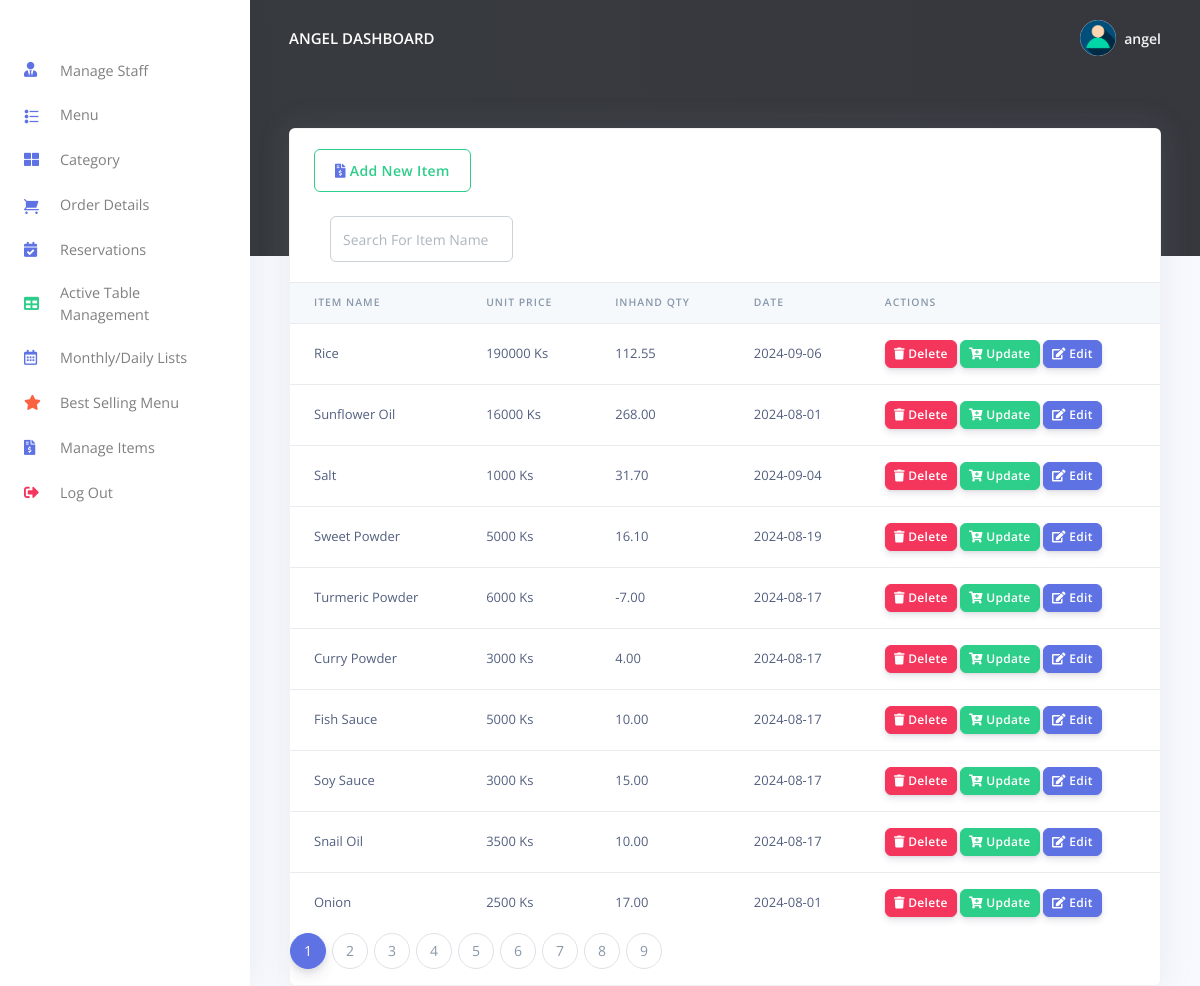
Page /admin/manage_item.php (signed in) on the committed database.
### tables this page shows
CREATE TABLE `system_admin` (
  `admin_id` int(10) UNSIGNED NOT NULL,
  `admin_name` varchar(50) NOT NULL,
  `admin_email` varchar(200) NOT NULL,
  `admin_password` varchar(50) NOT NULL
);

CREATE TABLE `inventory` (
  `item_id` int(11) NOT NULL,
  `item_name` varchar(100) NOT NULL,
  `unit_price` int(11) NOT NULL,
  `inhand_qty` decimal(5,2) NOT NULL
);

### admin/manage_item.php (the view, shortened to what this page needs)
<?php
include('config/config.php');
$limit = 10;
$page = isset($_GET['page']) ? intval($_GET['page']) : 1;
$offset = ($page - 1) * $limit;
$sql = "SELECT inventory.item_id, inventory.item_name, inventory.unit_price, inventory.inhand_qty, latest_inventory_use.max_date
        FROM inventory
        LEFT JOIN (
            SELECT item_id, MAX(qty_date) AS max_date
            FROM inventory_use
            GROUP BY item_id
        ) AS latest_inventory_use
        ON inventory.item_id = latest_inventory_use.item_id
        LIMIT ?, ?";
$stmt = $mysqli->prepare($sql);
$stmt->bind_param('ii', $offset, $limit);
$stmt->execute();
$result = $stmt->get_result();
$initial_data = "";
while ($prod = $result->fetch_object()) {
    $initial_data .= "<tr>
                        <td>{$prod->item_name}</td>
                        <td>{$prod->unit_price} Ks</td>
                        <td>{$prod->inhand_qty}</td>
                        <td>" . (isset($prod->max_date) ? $prod->max_date : '') . "</td>
                        <td>
                            <a href='manage_item.php?delete={$prod->item_id}'><button class='btn btn-sm btn-danger'><i class='fas fa-trash'></i> Delete</button></a>
                            <a href='update_item.php?update={$prod->item_id}'><button class='btn btn-sm btn-success'> <i class='fas fa-cart-plus'></i> Update</button></a>
                            <a href='edit_item.php?edit={$prod->item_id}'><button class='btn btn-sm btn-primary'><i class='fas fa-edit'></i> Edit</button></a>
                        </td>
                    </tr>";
}
require_once('partials/_head.php');
?>
<body>
  <?php require_once('partials/_sidebar.php'); ?>
  <div class="main-content">
    <?php require_once('partials/_topnav.php'); ?>
    <div class="container-fluid mt--8">
      <div class="row">
        <div class="col">
          <div class="card shadow">
            <div class="card-header border-0">
              <a href="add_item.php" class="btn btn-outline-success">
                <i class="fas fa-file-invoice-dollar text-primary"></i>
                Add New Item
              </a>
              <br><br>
              <form method="GET" class="form-inline ml-3">
                <div class="form-row">
                  <div class="col">
                    <input type="text" id="search_query" name="search_query" class="form-control" placeholder="Search For Item Name" value="<?php echo isset($_GET['search_query']) ? $_GET['search_query'] : ''; ?>">
                  </div>
                </div>
              </form>
            </div>
            <div class="table-responsive">
              <table class="table align-items-center table-flush">
                <thead class="thead-light">
                  <tr>
                    <th scope="col">Item Name</th>
                    <th scope="col">Unit Price</th>
                    <th scope="col">Inhand Qty</th>
                    <th scope="col">Date</th>
                    <th scope="col">Actions</th>
                  </tr>
                </thead>
                <tbody id="search_results">
                  <?php echo $initial_data; ?>
                </tbody>
              </table>
              <nav aria-label="Page navigation">
                <ul class="pagination">
                  <?php
                  $total_rows_sql = "SELECT COUNT(*) as total FROM inventory";
                  $total_rows_stmt = $mysqli->prepare($total_rows_sql);
                  $total_rows_stmt->execute();
                  $total_rows_result = $total_rows_stmt->get_result();
                  $total_rows = $total_rows_result->fetch_object()->total;
                  $total_pages = ceil($total_rows / $limit);
                  for ($i = 1; $i <= $total_pages; $i++) {
                      echo "<li class='page-item " . ($i == $page ? 'active' : '') . "'>
                              <a class='page-link' href='manage_item.php?page=$i'>" . $i . "</a>
                            </li>";
                  }
                  ?>
                </ul>
              </nav>
            </div>
          </div>
        </div>
      </div>
    </div>
  </div>
</body>
</html>

### admin/partials/_sidebar.php (shortened to what this page needs)
<?php
$admin_id = $_SESSION['admin_id'];
$ret = "SELECT * FROM  system_admin  WHERE admin_id = '$admin_id'";
$stmt = $mysqli->prepare($ret);
$stmt->execute();
$res = $stmt->get_result();
while ($admin = $res->fetch_object()) {
?>
  <nav class="navbar navbar-vertical fixed-left navbar-expand-md navbar-light bg-white" id="sidenav-main">
    <div class="container-fluid">
      <div class="collapse navbar-collapse" id="sidenav-collapse-main">
        <ul class="navbar-nav">
          <li class="nav-item">
            <a class="nav-link" href="staffs.php">
              <i class="fas fa-user-tie text-primary"></i> Manage Staff
            </a>
          </li>
          <li class="nav-item">
            <a class="nav-link" href="menu.php">
              <i class="ni ni-bullet-list-67 text-primary"></i>Menu
            </a>
          </li>
          <li class="nav-item">
            <a class="nav-link" href="category.php">
            <i class="fas fa-th-large text-primary"></i>Category
            </a>
          </li>
          <li class="nav-item">
            <a class="nav-link" href="orders.php">
              <i class="ni ni-cart text-primary"></i> Order Details
            </a>
          </li>
          <li class="nav-item">
            <a class="nav-link" href="reservation.php">
            <i class="fas fa-calendar-check text-primary"></i>Reservations
            </a>
          </li>
          <li class="nav-item">
            <a class="nav-link" href="ActiveTables.php">
            <i class="fas fa-table text-success"></i>Active Table Management
            </a>
          </li>
          <li class="nav-item">
            <a class="nav-link" href="wavechart.php">
            <i class="far fa-calendar-alt text-primary"></i>Monthly/Daily Lists
            </a>
          </li>
          <li class="nav-item">
            <a class="nav-link" href="bestSelling.php">
            <i class="fas fa-star text-warning"></i>Best Selling Menu
            </a>
          </li>
          <li class="nav-item">
            <a class="nav-link" href="manage_item.php">
              <i class="fas fa-file-invoice-dollar text-primary"></i> Manage Items
            </a>
          </li>
        </ul>
        <ul class="navbar-nav mb-md-3">
          <li class="nav-item">
            <a class="nav-link" href="logout.php">
              <i class="fas fa-sign-out-alt text-danger"></i> Log Out
            </a>
          </li>
        </ul>
      </div>
    </div>
  </nav>
<?php } ?>

### admin/partials/_topnav.php (shortened to what this page needs)
<?php
$admin_id = $_SESSION['admin_id'];
$ret = "SELECT * FROM  system_admin  WHERE admin_id = '$admin_id'";
$stmt = $mysqli->prepare($ret);
$stmt->execute();
$res = $stmt->get_result();
while ($admin = $res->fetch_object()) {
?>
    <nav class="navbar navbar-top navbar-expand-md navbar-dark" id="navbar-main">
        <div class="container-fluid">
            <a class="h4 mb-0 text-white text-uppercase d-none d-lg-inline-block" href="dashboard.php"><?php echo $admin->admin_name; ?> Dashboard</a>
            <ul class="navbar-nav align-items-center d-none d-md-flex">
                <li class="nav-item dropdown">
                    <a class="nav-link pr-0" href="#" role="button" data-toggle="dropdown" aria-haspopup="true" aria-expanded="false">
                        <div class="media align-items-center">
                            <span class="avatar avatar-sm rounded-circle">
                                <img alt="Image placeholder" src="assets/img/theme/user-a-min.png">
                            </span>
                            <div class="media-body ml-2 d-none d-lg-block">
                                <span class="mb-0 text-sm  font-weight-bold"><?php echo $admin->admin_name; ?></span>
                            </div>
                        </div>
                    </a>
                </li>
            </ul>
        </div>
    </nav>
<?php } ?>

### rows in the picture
system_admin: admin_name "ANGEL", admin_name "angel"
inventory: item_name "Rice", unit_price "190000", inhand_qty "112.55", max_date "2024-09-06"
inventory: item_name "Sunflower Oil", unit_price "16000", inhand_qty "268.00", max_date "2024-08-01"
inventory: item_name "Salt", unit_price "1000", inhand_qty "31.70", max_date "2024-09-04"
inventory: item_name "Sweet Powder", unit_price "5000", inhand_qty "16.10", max_date "2024-08-19"
inventory: item_name "Turmeric Powder", unit_price "6000", inhand_qty "-7.00", max_date "2024-08-17"
inventory: item_name "Curry Powder", unit_price "3000", inhand_qty "4.00", max_date "2024-08-17"
inventory: item_name "Fish Sauce", unit_price "5000", inhand_qty "10.00", max_date "2024-08-17"
inventory: item_name "Soy Sauce", unit_price "3000", inhand_qty "15.00", max_date "2024-08-17"
inventory: item_name "Snail Oil", unit_price "3500", inhand_qty "10.00", max_date "2024-08-17"
inventory: item_name "Onion", unit_price "2500", inhand_qty "17.00", max_date "2024-08-01"
